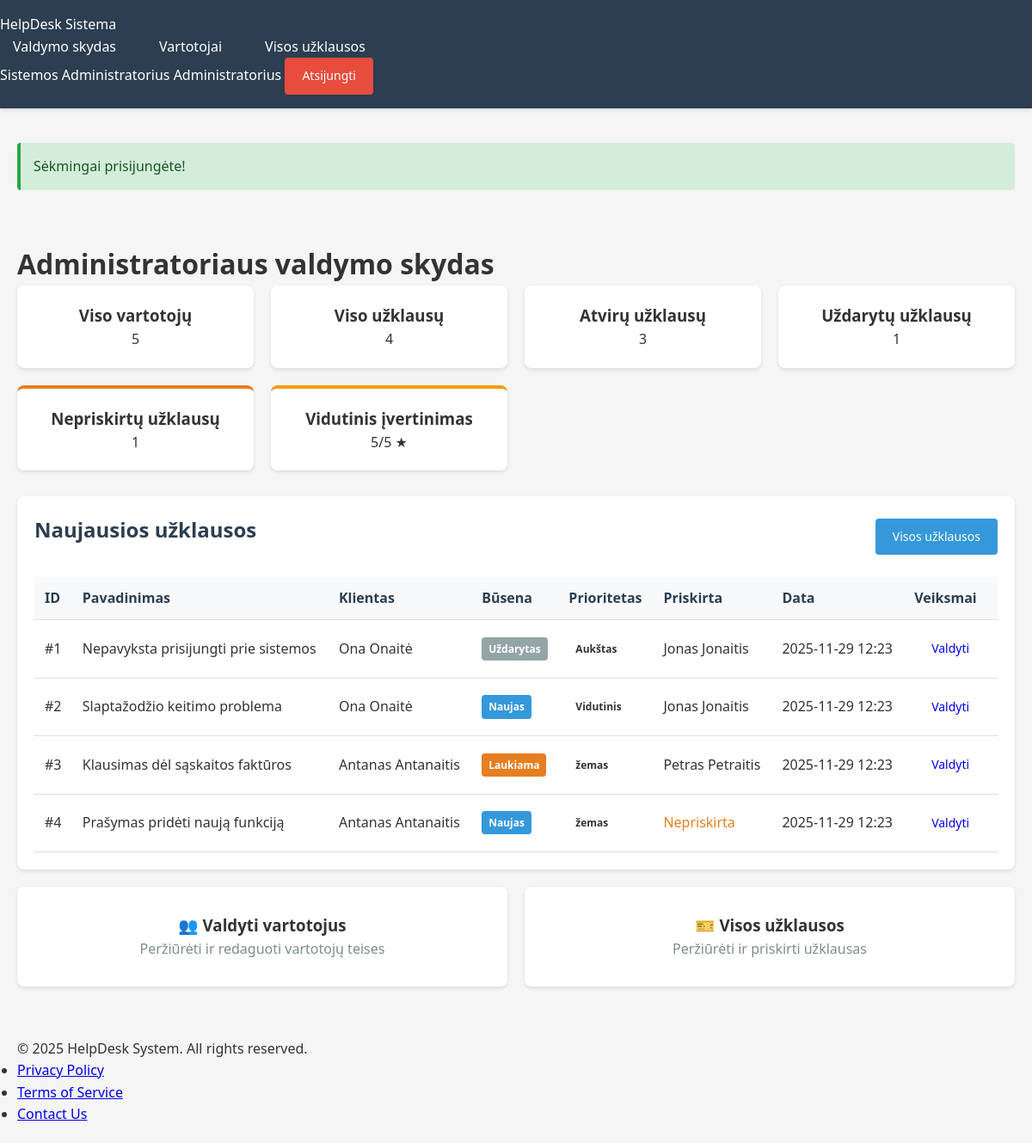
The page /admin/dashboard (signed in) on the database its author committed.
### tables this page shows
CREATE TABLE users (
    id INT AUTO_INCREMENT PRIMARY KEY,
    username VARCHAR(50) NOT NULL UNIQUE,
    email VARCHAR(100) NOT NULL UNIQUE,
    password VARCHAR(255) NOT NULL,
    full_name VARCHAR(100) NOT NULL,
    role ENUM('admin', 'staff', 'user') NOT NULL DEFAULT 'user',
    created_at TIMESTAMP DEFAULT CURRENT_TIMESTAMP,
    updated_at TIMESTAMP DEFAULT CURRENT_TIMESTAMP ON UPDATE CURRENT_TIMESTAMP,
    INDEX idx_username (username),
    INDEX idx_email (email),
    INDEX idx_role (role)
);

CREATE TABLE tickets (
    id INT AUTO_INCREMENT PRIMARY KEY,
    user_id INT NOT NULL,
    assigned_to INT NULL,
    title VARCHAR(255) NOT NULL,
    description TEXT NOT NULL,
    status ENUM('naujas', 'vykdomas', 'laukiama', 'uždarytas') DEFAULT 'naujas',
    priority ENUM('žemas', 'vidutinis', 'aukštas') DEFAULT 'vidutinis',
    rating INT NULL CHECK (rating BETWEEN 1 AND 5),
    created_at TIMESTAMP DEFAULT CURRENT_TIMESTAMP,
    updated_at TIMESTAMP DEFAULT CURRENT_TIMESTAMP ON UPDATE CURRENT_TIMESTAMP,
    closed_at TIMESTAMP NULL,
    FOREIGN KEY (user_id) REFERENCES users(id) ON DELETE CASCADE,
    FOREIGN KEY (assigned_to) REFERENCES users(id) ON DELETE SET NULL,
    INDEX idx_user (user_id),
    INDEX idx_assigned (assigned_to),
    INDEX idx_status (status),
    INDEX idx_priority (priority)
);

### src/config/config.php (called while the page is built, shortened)
<?php
function isLoggedIn() {
    return isset($_SESSION['user_id']);
}
function hasRole($role) {
    return isset($_SESSION['role']) && $_SESSION['role'] === $role;
}
function getMessage() {
    if (isset($_SESSION['message'])) {
        $message = $_SESSION['message'];
        $type = $_SESSION['message_type'] ?? 'info';
        return ['message' => $message, 'type' => $type];
    }
    return null;
}
function escape($string) {
    return htmlspecialchars($string, ENT_QUOTES, 'UTF-8');
}
function getCurrentUser() {
    global $pdo;
    try {
        $stmt = $pdo->prepare("SELECT * FROM users WHERE id = ?");
        $stmt->execute([$_SESSION['user_id']]);
        return $stmt->fetch();
    } catch (PDOException $e) {
        return null;
    }
}
?>

### src/views/admin/dashboard.php (the view, shortened to what this page needs)
<?php
require_once __DIR__ . '/../../config/config.php';
require_once __DIR__ . '/../../config/database.php';
try {
    $stmt = $pdo->query("SELECT COUNT(*) as total FROM users");
    $total_users = $stmt->fetch()['total'];
    $stmt = $pdo->query("SELECT COUNT(*) as total FROM tickets");
    $total_tickets = $stmt->fetch()['total'];
    $stmt = $pdo->query("SELECT COUNT(*) as total FROM tickets WHERE status != 'uždarytas'");
    $open_tickets = $stmt->fetch()['total'];
    $stmt = $pdo->query("SELECT COUNT(*) as total FROM tickets WHERE status = 'uždarytas'");
    $closed_tickets = $stmt->fetch()['total'];
    $stmt = $pdo->query("SELECT COUNT(*) as total FROM tickets WHERE assigned_to IS NULL");
    $unassigned_tickets = $stmt->fetch()['total'];
    $stmt = $pdo->query("SELECT AVG(rating) as avg_rating FROM tickets WHERE rating IS NOT NULL");
    $avg_rating = round($stmt->fetch()['avg_rating'] ?? 0, 1);
    $stmt = $pdo->query("
        SELECT t.*, u.full_name as creator_name, s.full_name as staff_name
        FROM tickets t
        JOIN users u ON t.user_id = u.id
        LEFT JOIN users s ON t.assigned_to = s.id
        ORDER BY t.created_at DESC
        LIMIT 10
    ");
    $recent_tickets = $stmt->fetchAll();
} catch (PDOException $e) {
    $error = 'Klaida gaunant statistiką';
}
include __DIR__ . '/../layouts/header.php';
?>
<div class="container">
    <h1>Administratoriaus valdymo skydas</h1>
    <div class="stats-grid">
        <div class="stat-card primary">
            <h3>Viso vartotojų</h3>
            <div class="stat-number"><?php echo $total_users; ?></div>
        </div>
        <div class="stat-card warning">
            <h3>Viso užklausų</h3>
            <div class="stat-number"><?php echo $total_tickets; ?></div>
        </div>
        <div class="stat-card danger">
            <h3>Atvirų užklausų</h3>
            <div class="stat-number"><?php echo $open_tickets; ?></div>
        </div>
        <div class="stat-card success">
            <h3>Uždarytų užklausų</h3>
            <div class="stat-number"><?php echo $closed_tickets; ?></div>
        </div>
        <div class="stat-card" style="border-top: 4px solid #e67e22;">
            <h3>Nepriskirtų užklausų</h3>
            <div class="stat-number"><?php echo $unassigned_tickets; ?></div>
        </div>
        <div class="stat-card" style="border-top: 4px solid #f39c12;">
            <h3>Vidutinis įvertinimas</h3>
            <div class="stat-number"><?php echo $avg_rating; ?>/5 ★</div>
        </div>
    </div>
    <div class="card">
        <div class="card-header" style="display: flex; justify-content: space-between; align-items: center;">
            <h2>Naujausios užklausos</h2>
            <a href="/src/views/admin/tickets.php" class="btn btn-primary">Visos užklausos</a>
        </div>
        <?php if (empty($recent_tickets)): ?>
            <div class="empty-state">
                <p>Nėra užklausų</p>
            </div>
        <?php else: ?>
            <table class="table">
                <thead>
                    <tr>
                        <th>ID</th>
                        <th>Pavadinimas</th>
                        <th>Klientas</th>
                        <th>Būsena</th>
                        <th>Prioritetas</th>
                        <th>Priskirta</th>
                        <th>Data</th>
                        <th>Veiksmai</th>
                    </tr>
                </thead>
                <tbody>
                    <?php foreach ($recent_tickets as $ticket): ?>
                        <tr>
                            <td>#<?php echo $ticket['id']; ?></td>
                            <td><?php echo escape($ticket['title']); ?></td>
                            <td><?php echo escape($ticket['creator_name']); ?></td>
                            <td>
                                <span class="badge badge-<?php
                                    echo $ticket['status'] === 'naujas' ? 'new' :
                                        ($ticket['status'] === 'vykdomas' ? 'in-progress' :
                                        ($ticket['status'] === 'laukiama' ? 'waiting' : 'closed'));
                                ?>">
                                    <?php echo ucfirst(escape($ticket['status'])); ?>
                                </span>
                            </td>
                            <td>
                                <span class="badge priority-<?php echo $ticket['priority']; ?>">
                                    <?php echo ucfirst(escape($ticket['priority'])); ?>
                                </span>
                            </td>
                            <td><?php echo $ticket['staff_name'] ? escape($ticket['staff_name']) : '<span style="color:#e67e22;">Nepriskirta</span>'; ?></td>
                            <td><?php echo date('Y-m-d H:i', strtotime($ticket['created_at'])); ?></td>
                            <td>
                                <a href="/src/views/admin/edit-ticket.php?id=<?php echo $ticket['id']; ?>"
                                   class="btn btn-sm btn-info">Valdyti</a>
                            </td>
                        </tr>
                    <?php endforeach; ?>
                </tbody>
            </table>
        <?php endif; ?>
    </div>
    <div style="display: grid; grid-template-columns: repeat(auto-fit, minmax(250px, 1fr)); gap: 20px; margin-top: 20px;">
        <a href="/src/views/admin/users.php" class="card" style="text-decoration: none; color: inherit; text-align: center; padding: 30px;">
            <h3>👥 Valdyti vartotojus</h3>
            <p style="color: #7f8c8d;">Peržiūrėti ir redaguoti vartotojų teises</p>
        </a>
        <a href="/src/views/admin/tickets.php" class="card" style="text-decoration: none; color: inherit; text-align: center; padding: 30px;">
            <h3>🎫 Visos užklausos</h3>
            <p style="color: #7f8c8d;">Peržiūrėti ir priskirti užklausas</p>
        </a>
    </div>
</div>
<?php include __DIR__ . '/../layouts/footer.php'; ?>

### public/index.php (shortened to what this page needs)
<?php
require_once __DIR__ . '/../src/config/config.php';
require_once __DIR__ . '/../src/config/database.php';
$requestUri = parse_url($_SERVER['REQUEST_URI'], PHP_URL_PATH);
$requestUri = rtrim($requestUri, '/');
if (isLoggedIn() && hasRole(ROLE_ADMIN)) {
    if ($requestUri === '/admin/dashboard' || $requestUri === '/src/views/admin/dashboard.php') {
        require __DIR__ . '/../src/views/admin/dashboard.php';
        exit;
    }
}
?>

### src/views/layouts/header.php (shortened to what this page needs)
<?php
require_once __DIR__ . '/../../config/config.php';
$currentUser = null;
if (isLoggedIn()) {
    $currentUser = getCurrentUser();
}
$currentPage = basename($_SERVER['PHP_SELF']);
?>
<!DOCTYPE html>
<html lang="lt">
<head>
    <link rel="stylesheet" href="/assets/css/style.css">
</head>
<body>
    <header>
        <div class="header-container">
            <div class="logo">
                <a href="/" style="color: white; text-decoration: none;"><?php echo SITE_NAME; ?></a>
            </div>
            <?php if ($currentUser): ?>
                <nav>
                    <ul>
                        <?php if (hasRole(ROLE_ADMIN)): ?>
                            <li><a href="/src/views/admin/dashboard.php" class="<?php echo $currentPage === 'dashboard.php' ? 'active' : ''; ?>">Valdymo skydas</a></li>
                            <li><a href="/src/views/admin/users.php">Vartotojai</a></li>
                            <li><a href="/src/views/admin/tickets.php">Visos užklausos</a></li>
                        <?php elseif (hasRole(ROLE_STAFF)): ?>
                            <li><a href="/src/views/staff/tickets.php" class="<?php echo $currentPage === 'tickets.php' ? 'active' : ''; ?>">Mano užklausos</a></li>
                        <?php else: ?>
                            <li><a href="/src/views/user/my-tickets.php" class="<?php echo $currentPage === 'my-tickets.php' ? 'active' : ''; ?>">Mano užklausos</a></li>
                            <li><a href="/src/views/user/create-ticket.php">Nauja užklausa</a></li>
                        <?php endif; ?>
                    </ul>
                </nav>
                <div class="user-info">
                    <span class="username"><?php echo escape($currentUser['full_name'] ?? $currentUser['username']); ?></span>
                    <span class="role-badge">
                        <?php
                        if (hasRole(ROLE_ADMIN)) echo 'Administratorius';
                        elseif (hasRole(ROLE_STAFF)) echo 'Darbuotojas';
                        else echo 'Vartotojas';
                        ?>
                    </span>
                    <a href="/src/views/auth/logout.php" class="btn btn-sm btn-danger">Atsijungti</a>
                </div>
            <?php endif; ?>
        </div>
    </header>
    <?php
    $message = getMessage();
    if ($message):
    ?>
        <div class="container" style="margin-top: 20px;">
            <div class="alert alert-<?php echo $message['type']; ?>">
                <?php echo escape($message['message']); ?>
            </div>
        </div>
    <?php endif; ?>

### src/views/layouts/footer.php (shortened to what this page needs)
<footer>
    <div class="container">
        <p>&copy; <?php echo date("Y"); ?> HelpDesk System. All rights reserved.</p>
        <ul>
            <li><a href="/privacy-policy">Privacy Policy</a></li>
            <li><a href="/terms-of-service">Terms of Service</a></li>
            <li><a href="/contact">Contact Us</a></li>
        </ul>
    </div>
</footer>

### public/assets/css/style.css (style rules this page uses)
* { margin: 0; padding: 0; box-sizing: border-box; }
body { font-family: 'Segoe UI', Tahoma, Geneva, Verdana, sans-serif; background-color: #f5f5f5; color: #333; line-height: 1.6; }
.container { max-width: 1200px; margin: 0 auto; padding: 20px; }
header { background-color: #2c3e50; color: white; padding: 1rem 0; box-shadow: 0 2px 5px rgba(0,0,0,0.1); }
nav ul { list-style: none; display: flex; gap: 20px; }
nav a { color: white; text-decoration: none; padding: 8px 15px; border-radius: 4px; transition: background-color 0.3s; }
.card { background: white; border-radius: 8px; padding: 20px; margin-bottom: 20px; box-shadow: 0 2px 4px rgba(0,0,0,0.1); }
.card h2 { margin-bottom: 15px; color: #2c3e50; }
.btn { display: inline-block; padding: 10px 20px; border: none; border-radius: 4px; cursor: pointer; text-decoration: none; font-size: 14px; transition: background-color 0.3s; }
.btn-primary { background-color: #3498db; color: white; }
.btn-danger { background-color: #e74c3c; color: white; }
.alert { padding: 15px; border-radius: 4px; margin-bottom: 20px; }
.alert-success { background-color: #d4edda; border-left: 4px solid #28a745; color: #155724; }
.table { width: 100%; border-collapse: collapse; margin-top: 20px; }
.table th, .table td { padding: 12px; text-align: left; border-bottom: 1px solid #ddd; }
.table th { background-color: #f8f9fa; font-weight: 600; color: #2c3e50; }
.badge { display: inline-block; padding: 4px 8px; border-radius: 4px; font-size: 12px; font-weight: 600; }
.badge-new { background-color: #3498db; color: white; }
.badge-waiting { background-color: #e67e22; color: white; }
.badge-closed { background-color: #95a5a6; color: white; }
.stats-grid { display: grid; grid-template-columns: repeat(auto-fit, minmax(250px, 1fr)); gap: 20px; margin-bottom: 30px; }
.stat-card { background: white; border-radius: 8px; padding: 20px; box-shadow: 0 2px 4px rgba(0,0,0,0.1); text-align: center; }

### rows shown on the page
users: full_name "Sistemos Administratorius"
tickets: id "1", title "Nepavyksta prisijungti prie sistemos", user.full_name "Ona Onaitė", status "Uždarytas", priority "Aukštas", assigned_to.full_name "Jonas Jonaitis", created_at "2025-11-29 12:23"
tickets: id "2", title "Slaptažodžio keitimo problema", user.full_name "Ona Onaitė", status "Naujas", priority "Vidutinis", assigned_to.full_name "Jonas Jonaitis", created_at "2025-11-29 12:23"
tickets: id "3", title "Klausimas dėl sąskaitos faktūros", user.full_name "Antanas Antanaitis", status "Laukiama", priority "žemas", assigned_to.full_name "Petras Petraitis", created_at "2025-11-29 12:23"
tickets: id "4", title "Prašymas pridėti naują funkciją", user.full_name "Antanas Antanaitis", status "Naujas", priority "žemas", shows "Nepriskirta", created_at "2025-11-29 12:23"

### other values the page prints
SITE_NAME "HelpDesk Sistema"
$message['message'] "Sėkmingai prisijungėte!"
$total_users "5"
$total_tickets "4"
$open_tickets "3"
$closed_tickets "1"
$unassigned_tickets "1"
$avg_rating "5"
